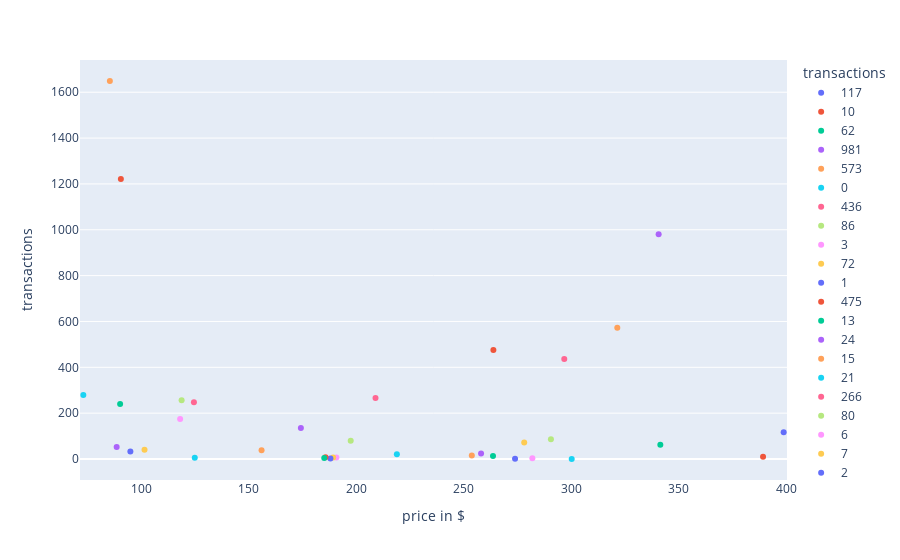

Notebook code for this chart:
### Code cell
plot_category_wise('transactions')

### Figure 1 — Plotly figure (JSON) as saved in the notebook; plotly's stock layout.template omitted (floating-point values rounded to 4 significant figures)
{"data": [{"alignmentgroup": "True", "boxpoints": "all", "fillcolor": "rgba(255,255,255,0)", "hoveron": "points", "hovertemplate": "transactions=%{y}<br>price in $=%{x}<extra></extra>", "legendgroup": "117", "line": {"color": "rgba(255,255,255,0)"}, "marker": {"color": "#636efa"}, "name": "117", "offsetgroup": "117", "orientation": "v", "pointpos": 0, "showlegend": true, "type": "box", "x": [398.7], "x0": " ", "xaxis": "x", "y": [117], "y0": " ", "yaxis": "y"}, {"alignmentgroup": "True", "boxpoints": "all", "fillcolor": "rgba(255,255,255,0)", "hoveron": "points", "hovertemplate": "transactions=%{y}<br>price in $=%{x}<extra></extra>", "legendgroup": "10", "line": {"color": "rgba(255,255,255,0)"}, "marker": {"color": "#EF553B"}, "name": "10", "offsetgroup": "10", "orientation": "v", "pointpos": 0, "showlegend": true, "type": "box", "x": [389.2], "x0": " ", "xaxis": "x", "y": [10], "y0": " ", "yaxis": "y"}, {"alignmentgroup": "True", "boxpoints": "all", "fillcolor": "rgba(255,255,255,0)", "hoveron": "points", "hovertemplate": "transactions=%{y}<br>price in $=%{x}<extra></extra>", "legendgroup": "62", "line": {"color": "rgba(255,255,255,0)"}, "marker": {"color": "#00cc96"}, "name": "62", "offsetgroup": "62", "orientation": "v", "pointpos": 0, "showlegend": true, "type": "box", "x": [341.4], "x0": " ", "xaxis": "x", "y": [62], "y0": " ", "yaxis": "y"}, {"alignmentgroup": "True", "boxpoints": "all", "fillcolor": "rgba(255,255,255,0)", "hoveron": "points", "hovertemplate": "transactions=%{y}<br>price in $=%{x}<extra></extra>", "legendgroup": "981", "line": {"color": "rgba(255,255,255,0)"}, "marker": {"color": "#ab63fa"}, "name": "981", "offsetgroup": "981", "orientation": "v", "pointpos": 0, "showlegend": true, "type": "box", "x": [340.6], "x0": " ", "xaxis": "x", "y": [981], "y0": " ", "yaxis": "y"}, {"alignmentgroup": "True", "boxpoints": "all", "fillcolor": "rgba(255,255,255,0)", "hoveron": "points", "hovertemplate": "transactions=%{y}<br>price in $=%{x}<extra></extra>", "legendgroup": "573", "line": {"color": "rgba(255,255,255,0)"}, "marker": {"color": "#FFA15A"}, "name": "573", "offsetgroup": "573", "orientation": "v", "pointpos": 0, "showlegend": true, "type": "box", "x": [321.4], "x0": " ", "xaxis": "x", "y": [573], "y0": " ", "yaxis": "y"}, {"alignmentgroup": "True", "boxpoints": "all", "fillcolor": "rgba(255,255,255,0)", "hoveron": "points", "hovertemplate": "transactions=%{y}<br>price in $=%{x}<extra></extra>", "legendgroup": "0", "line": {"color": "rgba(255,255,255,0)"}, "marker": {"color": "#19d3f3"}, "name": "0", "offsetgroup": "0", "orientation": "v", "pointpos": 0, "showlegend": true, "type": "box", "x": [300.2], "x0": " ", "xaxis": "x", "y": [0], "y0": " ", "yaxis": "y"}, {"alignmentgroup": "True", "boxpoints": "all", "fillcolor": "rgba(255,255,255,0)", "hoveron": "points", "hovertemplate": "transactions=%{y}<br>price in $=%{x}<extra></extra>", "legendgroup": "436", "line": {"color": "rgba(255,255,255,0)"}, "marker": {"color": "#FF6692"}, "name": "436", "offsetgroup": "436", "orientation": "v", "pointpos": 0, "showlegend": true, "type": "box", "x": [296.7], "x0": " ", "xaxis": "x", "y": [436], "y0": " ", "yaxis": "y"}, {"alignmentgroup": "True", "boxpoints": "all", "fillcolor": "rgba(255,255,255,0)", "hoveron": "points", "hovertemplate": "transactions=%{y}<br>price in $=%{x}<extra></extra>", "legendgroup": "86", "line": {"color": "rgba(255,255,255,0)"}, "marker": {"color": "#B6E880"}, "name": "86", "offsetgroup": "86", "orientation": "v", "pointpos": 0, "showlegend": true, "type": "box", "x": [290.5], "x0": " ", "xaxis": "x", "y": [86], "y0": " ", "yaxis": "y"}, {"alignmentgroup": "True", "boxpoints": "all", "fillcolor": "rgba(255,255,255,0)", "hoveron": "points", "hovertemplate": "transactions=%{y}<br>price in $=%{x}<extra></extra>", "legendgroup": "3", "line": {"color": "rgba(255,255,255,0)"}, "marker": {"color": "#FF97FF"}, "name": "3", "offsetgroup": "3", "orientation": "v", "pointpos": 0, "showlegend": true, "type": "box", "x": [281.9], "x0": " ", "xaxis": "x", "y": [3], "y0": " ", "yaxis": "y"}, {"alignmentgroup": "True", "boxpoints": "all", "fillcolor": "rgba(255,255,255,0)", "hoveron": "points", "hovertemplate": "transactions=%{y}<br>price in $=%{x}<extra></extra>", "legendgroup": "72", "line": {"color": "rgba(255,255,255,0)"}, "marker": {"color": "#FECB52"}, "name": "72", "offsetgroup": "72", "orientation": "v", "pointpos": 0, "showlegend": true, "type": "box", "x": [278.1], "x0": " ", "xaxis": "x", "y": [72], "y0": " ", "yaxis": "y"}, {"alignmentgroup": "True", "boxpoints": "all", "fillcolor": "rgba(255,255,255,0)", "hoveron": "points", "hovertemplate": "transactions=%{y}<br>price in $=%{x}<extra></extra>", "legendgroup": "1", "line": {"color": "rgba(255,255,255,0)"}, "marker": {"color": "#636efa"}, "name": "1", "offsetgroup": "1", "orientation": "v", "pointpos": 0, "showlegend": true, "type": "box", "x": [273.8], "x0": " ", "xaxis": "x", "y": [1], "y0": " ", "yaxis": "y"}, {"alignmentgroup": "True", "boxpoints": "all", "fillcolor": "rgba(255,255,255,0)", "hoveron": "points", "hovertemplate": "transactions=%{y}<br>price in $=%{x}<extra></extra>", "legendgroup": "475", "line": {"color": "rgba(255,255,255,0)"}, "marker": {"color": "#EF553B"}, "name": "475", "offsetgroup": "475", "orientation": "v", "pointpos": 0, "showlegend": true, "type": "box", "x": [263.7], "x0": " ", "xaxis": "x", "y": [475], "y0": " ", "yaxis": "y"}, {"alignmentgroup": "True", "boxpoints": "all", "fillcolor": "rgba(255,255,255,0)", "hoveron": "points", "hovertemplate": "transactions=%{y}<br>price in $=%{x}<extra></extra>", "legendgroup": "13", "line": {"color": "rgba(255,255,255,0)"}, "marker": {"color": "#00cc96"}, "name": "13", "offsetgroup": "13", "orientation": "v", "pointpos": 0, "showlegend": true, "type": "box", "x": [263.5], "x0": " ", "xaxis": "x", "y": [13], "y0": " ", "yaxis": "y"}, {"alignmentgroup": "True", "boxpoints": "all", "fillcolor": "rgba(255,255,255,0)", "hoveron": "points", "hovertemplate": "transactions=%{y}<br>price in $=%{x}<extra></extra>", "legendgroup": "24", "line": {"color": "rgba(255,255,255,0)"}, "marker": {"color": "#ab63fa"}, "name": "24", "offsetgroup": "24", "orientation": "v", "pointpos": 0, "showlegend": true, "type": "box", "x": [258.0], "x0": " ", "xaxis": "x", "y": [24], "y0": " ", "yaxis": "y"}, {"alignmentgroup": "True", "boxpoints": "all", "fillcolor": "rgba(255,255,255,0)", "hoveron": "points", "hovertemplate": "transactions=%{y}<br>price in $=%{x}<extra></extra>", "legendgroup": "15", "line": {"color": "rgba(255,255,255,0)"}, "marker": {"color": "#FFA15A"}, "name": "15", "offsetgroup": "15", "orientation": "v", "pointpos": 0, "showlegend": true, "type": "box", "x": [253.7], "x0": " ", "xaxis": "x", "y": [15], "y0": " ", "yaxis": "y"}, {"alignmentgroup": "True", "boxpoints": "all", "fillcolor": "rgba(255,255,255,0)", "hoveron": "points", "hovertemplate": "transactions=%{y}<br>price in $=%{x}<extra></extra>", "legendgroup": "21", "line": {"color": "rgba(255,255,255,0)"}, "marker": {"color": "#19d3f3"}, "name": "21", "offsetgroup": "21", "orientation": "v", "pointpos": 0, "showlegend": true, "type": "box", "x": [218.8], "x0": " ", "xaxis": "x", "y": [21], "y0": " ", "yaxis": "y"}, {"alignmentgroup": "True", "boxpoints": "all", "fillcolor": "rgba(255,255,255,0)", "hoveron": "points", "hovertemplate": "transactions=%{y}<br>price in $=%{x}<extra></extra>", "legendgroup": "266", "line": {"color": "rgba(255,255,255,0)"}, "marker": {"color": "#FF6692"}, "name": "266", "offsetgroup": "266", "orientation": "v", "pointpos": 0, "showlegend": true, "type": "box", "x": [208.9], "x0": " ", "xaxis": "x", "y": [266], "y0": " ", "yaxis": "y"}, {"alignmentgroup": "True", "boxpoints": "all", "fillcolor": "rgba(255,255,255,0)", "hoveron": "points", "hovertemplate": "transactions=%{y}<br>price in $=%{x}<extra></extra>", "legendgroup": "80", "line": {"color": "rgba(255,255,255,0)"}, "marker": {"color": "#B6E880"}, "name": "80", "offsetgroup": "80", "orientation": "v", "pointpos": 0, "showlegend": true, "type": "box", "x": [197.4], "x0": " ", "xaxis": "x", "y": [80], "y0": " ", "yaxis": "y"}, {"alignmentgroup": "True", "boxpoints": "all", "fillcolor": "rgba(255,255,255,0)", "hoveron": "points", "hovertemplate": "transactions=%{y}<br>price in $=%{x}<extra></extra>", "legendgroup": "6", "line": {"color": "rgba(255,255,255,0)"}, "marker": {"color": "#FF97FF"}, "name": "6", "offsetgroup": "6", "orientation": "v", "pointpos": 0, "showlegend": true, "type": "box", "x": [190.7], "x0": " ", "xaxis": "x", "y": [6], "y0": " ", "yaxis": "y"}, {"alignmentgroup": "True", "boxpoints": "all", "fillcolor": "rgba(255,255,255,0)", "hoveron": "points", "hovertemplate": "transactions=%{y}<br>price in $=%{x}<extra></extra>", "legendgroup": "7", "line": {"color": "rgba(255,255,255,0)"}, "marker": {"color": "#FECB52"}, "name": "7", "offsetgroup": "7", "orientation": "v", "pointpos": 0, "showlegend": true, "type": "box", "x": [189.2], "x0": " ", "xaxis": "x", "y": [7], "y0": " ", "yaxis": "y"}, {"alignmentgroup": "True", "boxpoints": "all", "fillcolor": "rgba(255,255,255,0)", "hoveron": "points", "hovertemplate": "transactions=%{y}<br>price in $=%{x}<extra></extra>", "legendgroup": "2", "line": {"color": "rgba(255,255,255,0)"}, "marker": {"color": "#636efa"}, "name": "2", "offsetgroup": "2", "orientation": "v", "pointpos": 0, "showlegend": true, "type": "box", "x": [187.9], "x0": " ", "xaxis": "x", "y": [2], "y0": " ", "yaxis": "y"}, {"alignmentgroup": "True", "boxpoints": "all", "fillcolor": "rgba(255,255,255,0)", "hoveron": "points", "hovertemplate": "transactions=%{y}<br>price in $=%{x}<extra></extra>", "legendgroup": "8", "line": {"color": "rgba(255,255,255,0)"}, "marker": {"color": "#EF553B"}, "name": "8", "offsetgroup": "8", "orientation": "v", "pointpos": 0, "showlegend": true, "type": "box", "x": [185.6], "x0": " ", "xaxis": "x", "y": [8], "y0": " ", "yaxis": "y"}, {"alignmentgroup": "True", "boxpoints": "all", "fillcolor": "rgba(255,255,255,0)", "hoveron": "points", "hovertemplate": "transactions=%{y}<br>price in $=%{x}<extra></extra>", "legendgroup": "4", "line": {"color": "rgba(255,255,255,0)"}, "marker": {"color": "#00cc96"}, "name": "4", "offsetgroup": "4", "orientation": "v", "pointpos": 0, "showlegend": true, "type": "box", "x": [185.0], "x0": " ", "xaxis": "x", "y": [4], "y0": " ", "yaxis": "y"}, {"alignmentgroup": "True", "boxpoints": "all", "fillcolor": "rgba(255,255,255,0)", "hoveron": "points", "hovertemplate": "transactions=%{y}<br>price in $=%{x}<extra></extra>", "legendgroup": "135", "line": {"color": "rgba(255,255,255,0)"}, "marker": {"color": "#ab63fa"}, "name": "135", "offsetgroup": "135", "orientation": "v", "pointpos": 0, "showlegend": true, "type": "box", "x": [174.2], "x0": " ", "xaxis": "x", "y": [135], "y0": " ", "yaxis": "y"}, {"alignmentgroup": "True", "boxpoints": "all", "fillcolor": "rgba(255,255,255,0)", "hoveron": "points", "hovertemplate": "transactions=%{y}<br>price in $=%{x}<extra></extra>", "legendgroup": "38", "line": {"color": "rgba(255,255,255,0)"}, "marker": {"color": "#FFA15A"}, "name": "38", "offsetgroup": "38", "orientation": "v", "pointpos": 0, "showlegend": true, "type": "box", "x": [155.9], "x0": " ", "xaxis": "x", "y": [38], "y0": " ", "yaxis": "y"}, {"alignmentgroup": "True", "boxpoints": "all", "fillcolor": "rgba(255,255,255,0)", "hoveron": "points", "hovertemplate": "transactions=%{y}<br>price in $=%{x}<extra></extra>", "legendgroup": "5", "line": {"color": "rgba(255,255,255,0)"}, "marker": {"color": "#19d3f3"}, "name": "5", "offsetgroup": "5", "orientation": "v", "pointpos": 0, "showlegend": true, "type": "box", "x": [124.8], "x0": " ", "xaxis": "x", "y": [5], "y0": " ", "yaxis": "y"}, {"alignmentgroup": "True", "boxpoints": "all", "fillcolor": "rgba(255,255,255,0)", "hoveron": "points", "hovertemplate": "transactions=%{y}<br>price in $=%{x}<extra></extra>", "legendgroup": "248", "line": {"color": "rgba(255,255,255,0)"}, "marker": {"color": "#FF6692"}, "name": "248", "offsetgroup": "248", "orientation": "v", "pointpos": 0, "showlegend": true, "type": "box", "x": [124.4], "x0": " ", "xaxis": "x", "y": [248], "y0": " ", "yaxis": "y"}, {"alignmentgroup": "True", "boxpoints": "all", "fillcolor": "rgba(255,255,255,0)", "hoveron": "points", "hovertemplate": "transactions=%{y}<br>price in $=%{x}<extra></extra>", "legendgroup": "256", "line": {"color": "rgba(255,255,255,0)"}, "marker": {"color": "#B6E880"}, "name": "256", "offsetgroup": "256", "orientation": "v", "pointpos": 0, "showlegend": true, "type": "box", "x": [118.7], "x0": " ", "xaxis": "x", "y": [256], "y0": " ", "yaxis": "y"}, {"alignmentgroup": "True", "boxpoints": "all", "fillcolor": "rgba(255,255,255,0)", "hoveron": "points", "hovertemplate": "transactions=%{y}<br>price in $=%{x}<extra></extra>", "legendgroup": "175", "line": {"color": "rgba(255,255,255,0)"}, "marker": {"color": "#FF97FF"}, "name": "175", "offsetgroup": "175", "orientation": "v", "pointpos": 0, "showlegend": true, "type": "box", "x": [118.0], "x0": " ", "xaxis": "x", "y": [175], "y0": " ", "yaxis": "y"}, {"alignmentgroup": "True", "boxpoints": "all", "fillcolor": "rgba(255,255,255,0)", "hoveron": "points", "hovertemplate": "transactions=%{y}<br>price in $=%{x}<extra></extra>", "legendgroup": "40", "line": {"color": "rgba(255,255,255,0)"}, "marker": {"color": "#FECB52"}, "name": "40", "offsetgroup": "40", "orientation": "v", "pointpos": 0, "showlegend": true, "type": "box", "x": [101.4], "x0": " ", "xaxis": "x", "y": [40], "y0": " ", "yaxis": "y"}, {"alignmentgroup": "True", "boxpoints": "all", "fillcolor": "rgba(255,255,255,0)", "hoveron": "points", "hovertemplate": "transactions=%{y}<br>price in $=%{x}<extra></extra>", "legendgroup": "33", "line": {"color": "rgba(255,255,255,0)"}, "marker": {"color": "#636efa"}, "name": "33", "offsetgroup": "33", "orientation": "v", "pointpos": 0, "showlegend": true, "type": "box", "x": [94.87], "x0": " ", "xaxis": "x", "y": [33], "y0": " ", "yaxis": "y"}, {"alignmentgroup": "True", "boxpoints": "all", "fillcolor": "rgba(255,255,255,0)", "hoveron": "points", "hovertemplate": "transactions=%{y}<br>price in $=%{x}<extra></extra>", "legendgroup": "1222", "line": {"color": "rgba(255,255,255,0)"}, "marker": {"color": "#EF553B"}, "name": "1222", "offsetgroup": "1222", "orientation": "v", "pointpos": 0, "showlegend": true, "type": "box", "x": [90.45], "x0": " ", "xaxis": "x", "y": [1222], "y0": " ", "yaxis": "y"}, {"alignmentgroup": "True", "boxpoints": "all", "fillcolor": "rgba(255,255,255,0)", "hoveron": "points", "hovertemplate": "transactions=%{y}<br>price in $=%{x}<extra></extra>", "legendgroup": "240", "line": {"color": "rgba(255,255,255,0)"}, "marker": {"color": "#00cc96"}, "name": "240", "offsetgroup": "240", "orientation": "v", "pointpos": 0, "showlegend": true, "type": "box", "x": [90.09], "x0": " ", "xaxis": "x", "y": [240], "y0": " ", "yaxis": "y"}, {"alignmentgroup": "True", "boxpoints": "all", "fillcolor": "rgba(255,255,255,0)", "hoveron": "points", "hovertemplate": "transactions=%{y}<br>price in $=%{x}<extra></extra>", "legendgroup": "52", "line": {"color": "rgba(255,255,255,0)"}, "marker": {"color": "#ab63fa"}, "name": "52", "offsetgroup": "52", "orientation": "v", "pointpos": 0, "showlegend": true, "type": "box", "x": [88.48], "x0": " ", "xaxis": "x", "y": [52], "y0": " ", "yaxis": "y"}, {"alignmentgroup": "True", "boxpoints": "all", "fillcolor": "rgba(255,255,255,0)", "hoveron": "points", "hovertemplate": "transactions=%{y}<br>price in $=%{x}<extra></extra>", "legendgroup": "1649", "line": {"color": "rgba(255,255,255,0)"}, "marker": {"color": "#FFA15A"}, "name": "1649", "offsetgroup": "1649", "orientation": "v", "pointpos": 0, "showlegend": true, "type": "box", "x": [85.32], "x0": " ", "xaxis": "x", "y": [1649], "y0": " ", "yaxis": "y"}, {"alignmentgroup": "True", "boxpoints": "all", "fillcolor": "rgba(255,255,255,0)", "hoveron": "points", "hovertemplate": "transactions=%{y}<br>price in $=%{x}<extra></extra>", "legendgroup": "279", "line": {"color": "rgba(255,255,255,0)"}, "marker": {"color": "#19d3f3"}, "name": "279", "offsetgroup": "279", "orientation": "v", "pointpos": 0, "showlegend": true, "type": "box", "x": [72.98], "x0": " ", "xaxis": "x", "y": [279], "y0": " ", "yaxis": "y"}], "layout": {"boxmode": "group", "legend": {"title": {"text": "transactions"}, "tracegroupgap": 0}, "margin": {"t": 60}, "xaxis": {"anchor": "y", "domain": [0, 1], "title": {"text": "price in $"}}, "yaxis": {"anchor": "x", "categoryarray": [279, 1649, 52, 240, 1222, 33, 40, 175, 256, 248, 5, 38, 135, 4, 8, 2, 7, 6, 80, 266, 21, 15, 24, 13, 475, 1, 72, 3, 86, 436, 0, 573, 981, 62, 10, 117], "categoryorder": "array", "domain": [0, 1], "title": {"text": "transactions"}}}}
